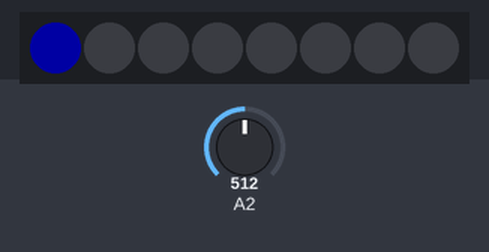
Recording of a sketch running on a simulated ATtiny85, built with avr-gcc and run on an emulated ATtiny85. On the bench: 8 RGB LEDs in strip order, left to right. Inputs (shaded band) come from the test bench; at power-on: A2 = 512. Dim RGB values are drawn brighter than linear.

Above: at 1.3 s.
1.4 s: A2 set to 1010
At 4.3 s:
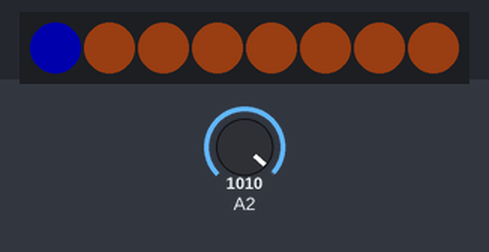
8.7 s: A2 set to 1023
At 16.7 s:
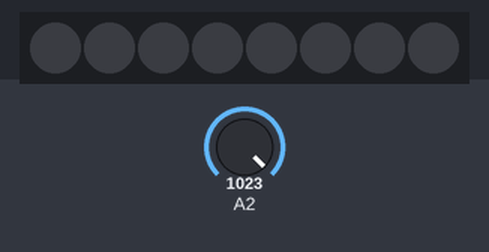
At 19.13 s:
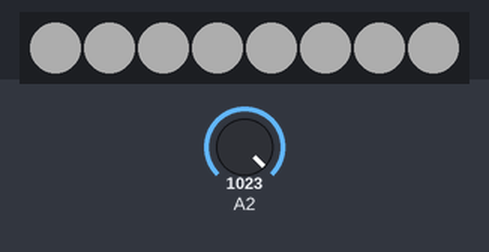
23.3 s: A2 set to 1023
Timing chart, 0 to 29.4 s (numbered marks = the images above; inputs shaded):
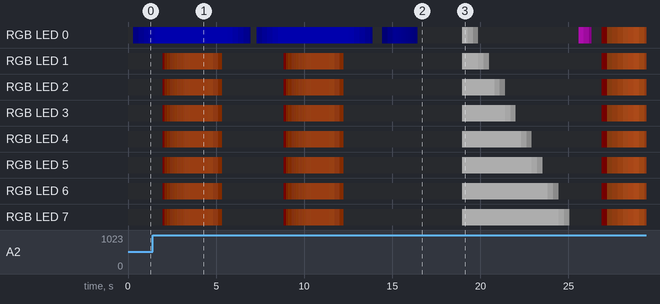

The sketch:

ATTiny85.ino
```cpp
/*

  #Blender Badge
  by @akirasan

  Para programar el ATTiny85:
  - Arduno UNO con firmware cargado "ArduinoISP" (se encuentra en el IDE de Arduino como ejemplo)
  - Seleccionar la placa ATTiny85 (Procesador ATTiny85 / Internal 16MHz)
  - Opcional/Recomendable: La primera vez quemar bootloader antes del programa
  - Programador "Arduino as ISP"

*/

#include <Adafruit_NeoPixel.h>
#ifdef __AVR__
#include <avr/power.h>
#endif

#define PIN            3
#define PIN_BOTON      2
#define NUMPIXELS      8

Adafruit_NeoPixel pixels = Adafruit_NeoPixel(NUMPIXELS, PIN, NEO_GRB + NEO_KHZ800);


byte click_boton = 0;
unsigned int estado_boton;
boolean demo_mode = false;


void showStrip() {
  pixels.show();
}

void setPixel(int Pixel, byte red, byte green, byte blue) {
  pixels.setPixelColor(Pixel, pixels.Color(red, green, blue));
}

void setAll(byte red, byte green, byte blue) {
  for (int i = 0; i < NUMPIXELS; i++ ) {
    setPixel(i, red, green, blue);
  }
  showStrip();
}


void setAllExternal(byte red, byte green, byte blue) {
  for (int i = 1; i < NUMPIXELS; i++ ) {
    setPixel(i, red, green, blue);
  }
  showStrip();
}


void FadeInOut(byte red, byte green, byte blue, byte velocidad) {
  float r, g, b;

  for (int k = 0; k < 256; k = k + 1) {
    r = (k / 256.0) * red;
    g = (k / 256.0) * green;
    b = (k / 256.0) * blue;
    setAll(r, g, b);
    showStrip();
    delay(velocidad);
  }

  for (int k = 255; k >= 0; k = k - 2) {
    r = (k / 256.0) * red;
    g = (k / 256.0) * green;
    b = (k / 256.0) * blue;
    setAll(r, g, b);
    showStrip();
    delay(velocidad);
  }
}


void FadeIn (byte pixel, byte red, byte green, byte blue, byte velocidad) {
  float r, g, b;

  for (int k = 0; k < 256; k = k + 1) {
    r = (k / 256.0) * red;
    g = (k / 256.0) * green;
    b = (k / 256.0) * blue;
    setPixel(pixel, r, g, b);
    showStrip();
    delay(velocidad);
  }
}


void FadeOut(byte pixel, byte red, byte green, byte blue, byte velocidad) {
  float r, g, b;

  for (int k = 255; k >= 0; k = k - 2) {
    r = (k / 256.0) * red;
    g = (k / 256.0) * green;
    b = (k / 256.0) * blue;
    setPixel(pixel, r, g, b);
    showStrip();
    delay(velocidad);
  }
}


void FadeInExternal (byte red, byte green, byte blue, byte velocidad) {
  float r, g, b;

  for (int k = 0; k < 256; k = k + 1) {
    r = (k / 256.0) * red;
    g = (k / 256.0) * green;
    b = (k / 256.0) * blue;
    setAllExternal(r, g, b);
    delay(velocidad);
  }
}


void FadeOutExternal(byte red, byte green, byte blue, byte velocidad) {
  float r, g, b;

  for (int k = 255; k >= 0; k = k - 2) {
    r = (k / 256.0) * red;
    g = (k / 256.0) * green;
    b = (k / 256.0) * blue;
    setAllExternal(r, g, b);
    delay(velocidad);
  }
}


// entra en modo test de leds
void efecto0() {
  for (byte i = 0; i < 15; i++) {
    pixels.setPixelColor(0, pixels.Color(0, 0, 100));
    pixels.show();
    delay(50);
    pixels.setPixelColor(0, pixels.Color(0, 0, 0));
    pixels.show();
    delay(50);
  }
}


void efecto1() {
  FadeIn (0, 0, 0, 255, 5);
  delay(250);
  FadeInExternal (127, 55, 20, 5);
  delay(1000);
  FadeOutExternal (127, 55, 20, 5);
  delay(250);
  FadeOut (0, 0, 0, 255, 10);

}


void efecto2() {
  FadeIn (0, 0, 0, 355, 2);
  FadeOut (0, 0, 0, 355, 10);
}


void efecto3() {
  for (byte pixel = 0; pixel < NUMPIXELS; pixel++) {
    FadeIn (pixel, 255, 255, 255, 0);
  }
  for (byte pixel = 0; pixel < NUMPIXELS; pixel++) {
    FadeOut (pixel, 255, 255, 255, 5);
  }
}


void efecto4() {
  FadeOut (0, 255, 25, 255, 5);
}


void efecto5() {
  FadeInOut(255, 112, 40, 5);
}


void loop_color(byte r, byte g, byte b) {
  for (byte i = 0; i < NUMPIXELS; i++) {
    pixels.setPixelColor(i, pixels.Color(r, g, b));
    pixels.show();
    delay(150);
    pixels.setPixelColor(i, pixels.Color(0, 0, 0));
    pixels.show();
  }

}

void check_all_leds() {
  loop_color(255, 0, 0);
  loop_color(0, 255, 0);
  loop_color(0, 0, 255);
  loop_color(255, 255, 255);

}


void setup() {
  // This is for Trinket 5V 16MHz, you can remove these three lines if you are not using a Trinket
#if defined (__AVR_ATtiny85__)
  if (F_CPU == 16000000) clock_prescale_set(clock_div_1);
#endif

  pinMode(PIN, OUTPUT);
  pixels.begin();
  pixels.setBrightness(50);
  pixels.show();

  estado_boton = analogRead(PIN_BOTON);
  delay(100);
  if (estado_boton == 1023 ) {
    demo_mode = true;
    delay(500);
    efecto0();
    check_all_leds();

  }


}


// Colores GRB
void loop() {
  //efecto3();


  if (!demo_mode) {
    estado_boton = analogRead(PIN_BOTON);

    // click boton
    if (estado_boton == 1023 ) {
      click_boton++;
      delay(500);
    }

    switch (click_boton) {
      case 1:
        efecto1();
        break;
      case 2:
        efecto2();
        break;
      case 3:
        efecto3();
        break;
      case 4:
        efecto4();
        break;
      case 5:
        efecto5();
        break;
      default:
        click_boton = 1;
        break;
    }
  }
  else {
    efecto1();
    for (byte i = 0; i < 100; i++) {
      efecto4();
    }
    efecto2();
    efecto3();
    for (byte i = 0; i < 100; i++) {
      efecto4();
    }
    efecto5();
    for (byte i = 0; i < 100; i++) {
      efecto4();
    }
  }


}
```

Measured:
- the behaviour switches between 1022 and 1023 on A2 (found by bisection; images 1 and 2)
- what the display in image 2 shows lasts 2.5 s, from 16.5 s to 19.0 s
